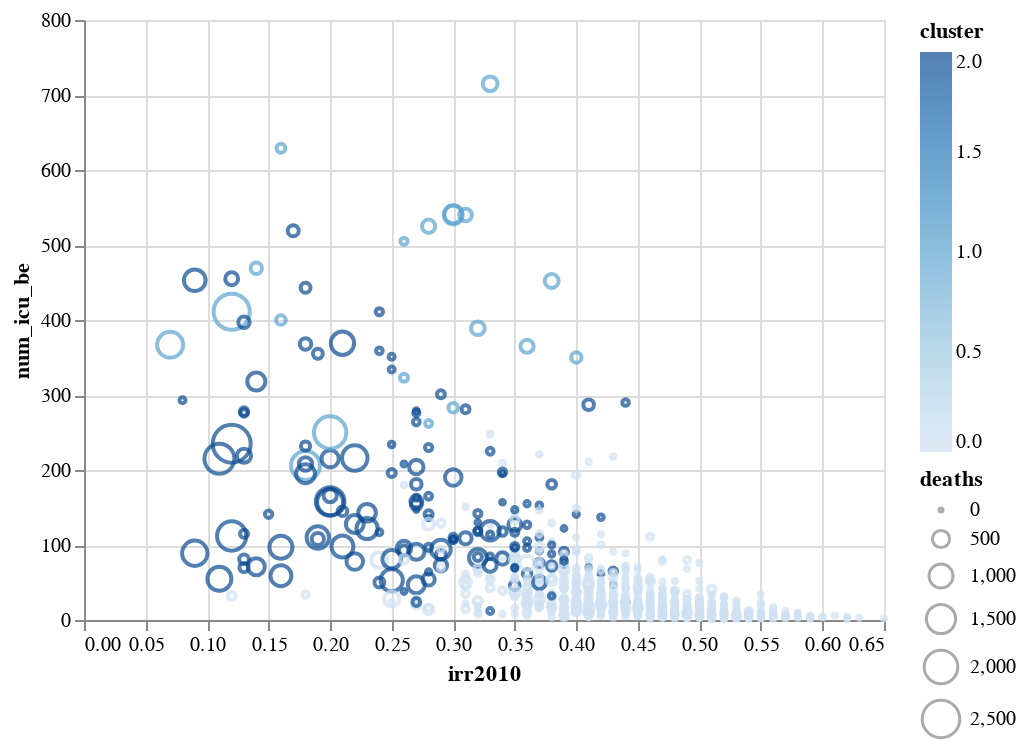

The cell this chart's notebook holds for it:
### Code cell
alt.Chart(sample).mark_point().encode(
    x='irr2010',
    y='num_icu_be',
    size='deaths',
    tooltip=['County','State'],
    color='cluster'
)

### Figure 1 — Vega-Lite specification as saved in the notebook (floating-point values rounded to 4 significant figures; data arrays with more than 128 entries replaced by an {"elided": "..."} marker saying what was removed)
{"config": {"view": {"continuousWidth": 400, "continuousHeight": 300}}, "data": {"name": "data-b7a6adfd72dc54eb2022d5984a11e167"}, "mark": "point", "encoding": {"color": {"type": "quantitative", "field": "cluster"}, "size": {"type": "quantitative", "field": "deaths"}, "tooltip": [{"type": "nominal", "field": "County"}, {"type": "nominal", "field": "State"}], "x": {"type": "quantitative", "field": "irr2010"}, "y": {"type": "quantitative", "field": "num_icu_be"}}, "$schema": "https://vega.github.io/schema/vega-lite/v4.8.1.json", "datasets": {"data-b7a6adfd72dc54eb2022d5984a11e167": {"elided": "1325 records"}}}
